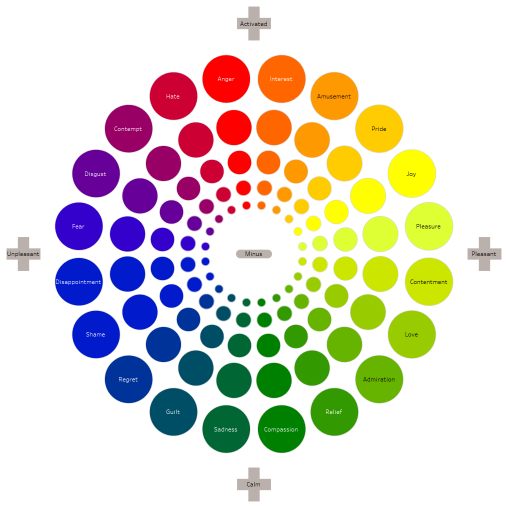
#> input picture images/Geneva_Emotion_Wheel_-_English.png, 1015 x 1016 px (shown at 1/2 size)
$ jupyter execute '3. Gaussian Blur, Dilation, Erosion, Scaling, Rotation.ipynb'   (shell and % lines are left out)
#> lines starting #> are read from the running program, lines starting #| are printed output that depends on the picture
[cell 1]
import numpy as np
import cv2
# Will use matplotlib for showing the image
from matplotlib import pyplot as plt
# Plot inline

[cell 2]
img = cv2.imread('./images/Geneva_Emotion_Wheel_-_English.png', 1)
#> img is the input picture: shape (1016, 1015, 3); mean B, G, R 203.3, 214.7, 219.7
plt.imshow(img);

### Gaussian Blur

[cell 3]
blur = cv2.GaussianBlur(img, (5, 55), 0) # x=5 , y=55
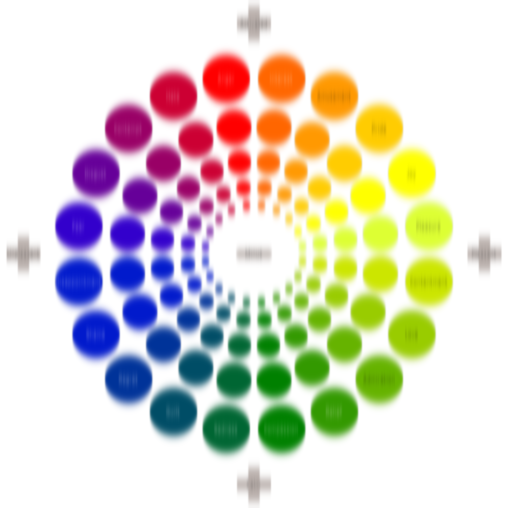
#> blur: shape (1016, 1015, 3) (shown at 1/2 size); mean B, G, R 203.3, 214.7, 219.7
plt.imshow(blur);

[cell 4]
kernel = np.ones((5,5), 'uint8')

### Dilation

[cell 5]
dilated = cv2.dilate(img, kernel, iterations=1)
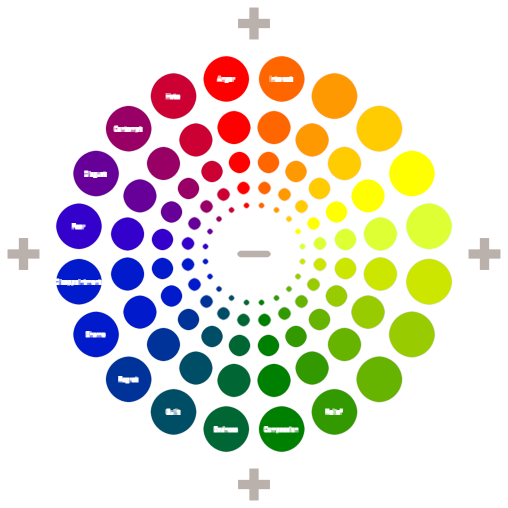
#> dilated: shape (1016, 1015, 3) (shown at 1/2 size); mean B, G, R 211.7, 221.8, 226
plt.imshow(dilated);

### Erosion

[cell 6]
eroded = cv2.erode(img, kernel, iterations=1)
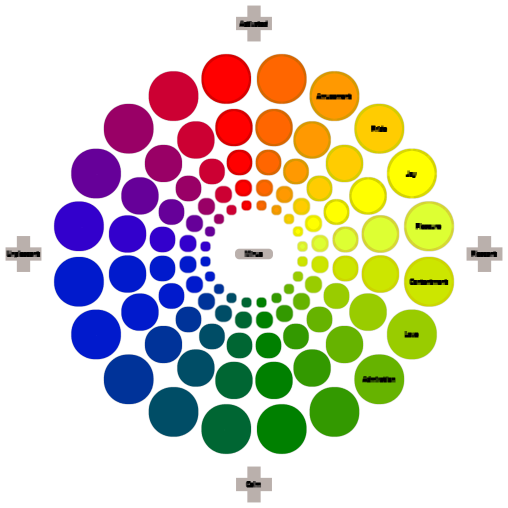
#> eroded: shape (1016, 1015, 3) (shown at 1/2 size); mean B, G, R 194.6, 206.9, 212.3
plt.imshow(eroded);

[cell 7]
eroded = cv2.erode(img, kernel, iterations=3)
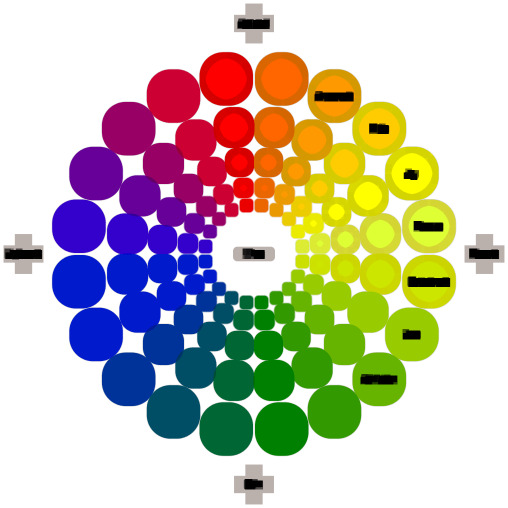
#> eroded: shape (1016, 1015, 3) (shown at 1/2 size); mean B, G, R 177.1, 191.6, 197.9
plt.imshow(eroded);

### Scale

[cell 8]
img_half = cv2.resize(img, (0,0), fx=0.5, fy=0.5)
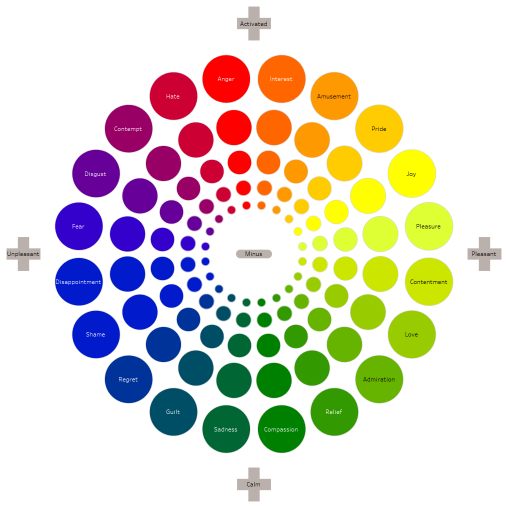
#> img_half: shape (508, 508, 3); mean B, G, R 203.4, 214.7, 219.7
plt.imshow(img_half);

[cell 9]
img_strech = cv2.resize(img, (1500,1500))
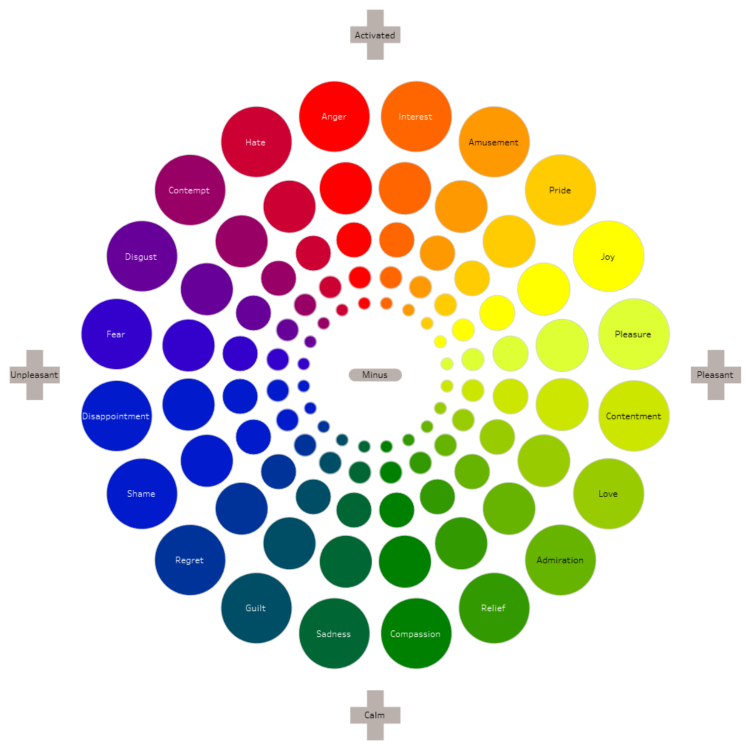
#> img_strech: shape (1500, 1500, 3) (shown at 1/2 size); mean B, G, R 203.3, 214.7, 219.7
plt.imshow(img_strech);

[cell 10]
img_strech_near = cv2.resize(img, (1500,1500), interpolation=cv2.INTER_NEAREST)
plt.imshow(img_strech_near);

### Rotation

[cell 11]
M = cv2.getRotationMatrix2D((0,0), -30, 1) #Rotating around top left corner
rotated = cv2.warpAffine(img, M, (img.shape[0], img.shape[1]))
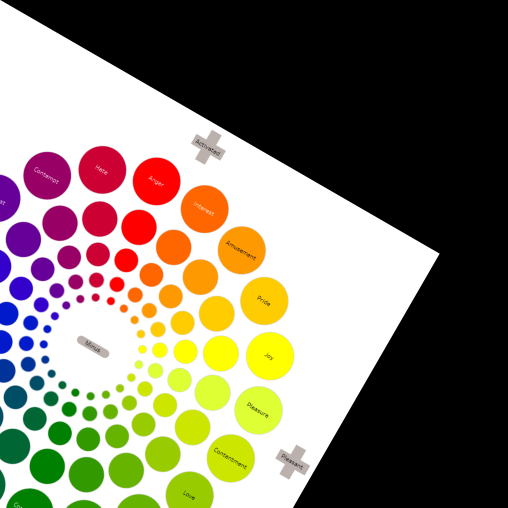
#> rotated: shape (1015, 1016, 3) (shown at 1/2 size); mean B, G, R 106.5, 122.7, 131
plt.imshow(rotated);

[cell 12]
height, width, channels = img.shape
#> height = 1016; width = 1015; channels = 3
M = cv2.getRotationMatrix2D((height/2,width/2), -30, 1) # Rotating around the center
rotated = cv2.warpAffine(img, M, (img.shape[0], img.shape[1]))
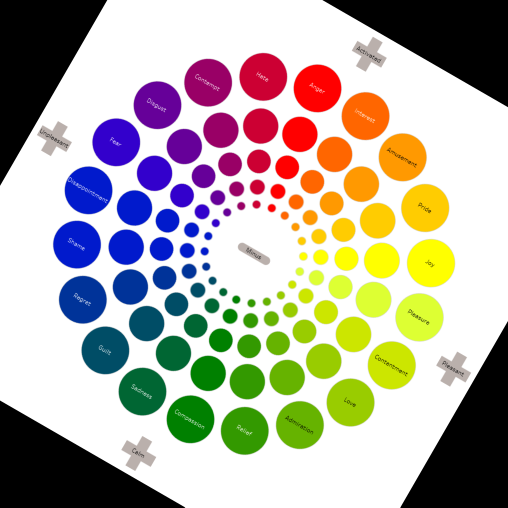
#> rotated: shape (1015, 1016, 3) (shown at 1/2 size); mean B, G, R 163.9, 175.2, 180.2
plt.imshow(rotated);
